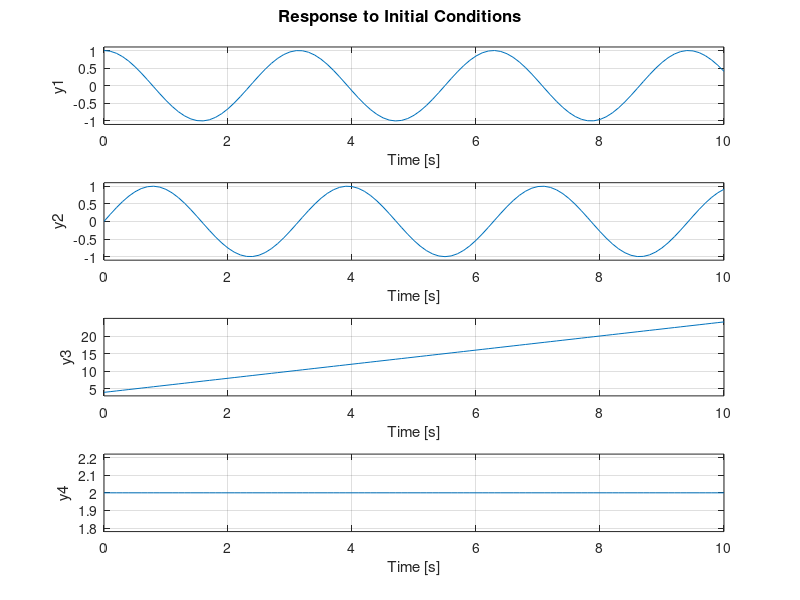

This figure's MATLAB source: (Note: this script raises an error after producing the figure.)
A=[-1 1 0.5;0 0.2 0; 1 0 -1];
B=[1 0;0 1;0 0];
C=[0 1 0];
P=[1;0;1];
Q=1;
n=3; %dim stato
m=2; %num ingressi
p=1; %num uscite
d=1; %dim disturbo
%w(t)=cos(2t)   %yd(t)=2t+4
%costruzione esosistema 
S=[0 -2 0 0;2 0 0 0;0 0 0 1;0 0 0 0];
r=4; %dim esosistema
sys_w=ss(S,zeros(r,1),eye(r),zeros(r,1));
t=0:0.1:10;
w0=[1;0;4;2];
figure;
initial(sys_w,w0,t)
wtilde=initial(sys_w,w0,t);
% rappresentazione processo soggetto disturbo generalizzato wtilde
Ptilde=[P zeros(n,1) zeros(n,1) zeros(n,1)];
Qtilde=[-Q zeros(p,1) eye(p) zeros(p,1)];
Ctilde=-C;
%verifica H1
eig(S) %ok
%verifica H2 (A,B) stabilizzabile
Mr=ctrb(A,B)
rho=rank(Mr) % rho=n=3 (A,B) raggiungibile
%risolvo il problema come se fossi nel caso di IC
K=place(A,B,[-1 -2 -3]);
K=-K;
eig(A+B*K)
%determino L=Gamma-K*Pigreco risolvendo le equazioni del regolatore
%nel caso di IC
Rtilde=[Ptilde;Qtilde];
W=[A B;Ctilde zeros(p,m)];
J=[eye(n) zeros(n,m);zeros(p,n) zeros(p,m)];
X=sdpvar(n+m,r,'full');
F=[W*X+Rtilde-J*X*S == 0];
diagnostic=optimize(F)
X=value(X);
Pigreco=X(1:n,:);
Gamma=X(n+1:n+m,:);
L=Gamma-K*Pigreco;
%estensione al caso Reazione dall'errore 
%progetto osservatore asintotico dello stato del processo esteso
% [x;wtilde]
%verifica H3 (Ae,Ce) rilevabile
Ae=[A Ptilde;zeros(r,n) S];
Ce=[Ctilde Qtilde];
Mo=obsv(Ae,Ce)
rho=rank(Mo)  %rho=5<n+r=7
Be=[B;zeros(r,m)];
%decomposizione rispetto l'osservabilita'
[a b c T l]=obsvf(Ae,Be,Ce)
Ano=a(1:2,1:2);
eig(Ano) %sottospazio non osservabile e' asint. stabile
%(Ae,Ce) e' rilevabile H3 e' soddisfatta
% alloco autovalori al sottospazio osservabile
Ao=a(3:7,3:7);
Co=c(:,3:7);
Lot=place(Ao',Co',[-2 -2.5 -3 -3.5 -4]);
Lo=Lot';
Gehat=[zeros(2,p);Lo];
Ge=inv(T)*Gehat;
eig(Ae-Ge*Ce)
%determino terna (F,G,H) del controllore dinamico basato sull'osservatore
G=Ge;
G0=G(1:n,:);
G1=G(n+1:n+r,:);
F=[A+B*K-G0*Ctilde Ptilde+B*L-G0*Qtilde;-G1*Ctilde S-G1*Qtilde];
H=[K Gamma-K*Pigreco];
%
%rappresentazione in spazio di stato del sistema a ciclo chiuso
%(Af,Bf,Cf,Df)
Af=[A B*H;G*Ctilde F];
eig(Af)
Bf=[Ptilde;G*Qtilde];
Cf=[Ctilde zeros(p,n+r)];
Df=Qtilde;
sys_e=ss(Af,Bf,Cf,Df);
e=lsim(sys_e,wtilde,t,zeros(2*n+r,1)); %risposta forzata
figure;
plot(t,e),grid
%
Cy=[C zeros(p,n+r)];
Qy=[Q  zeros(p,1) zeros(p,1) zeros(p,1)];
sys_y=ss(Af,Bf,Cy,Qy);
y=lsim(sys_y,wtilde,t,zeros(2*n+r,1)); %risposta forzata

figure;
plot(t,y,'r',t,wtilde(:,3),'b'),grid








